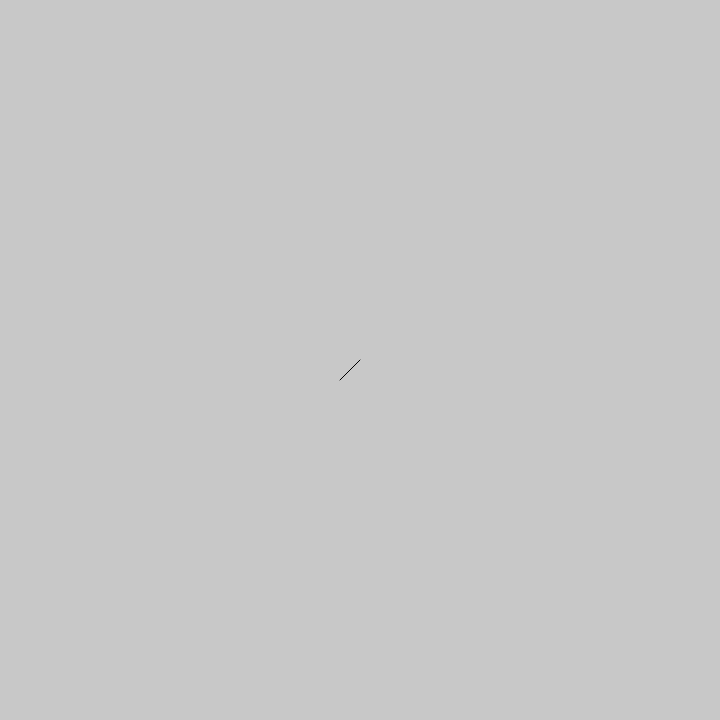
Frame 1 (no input)
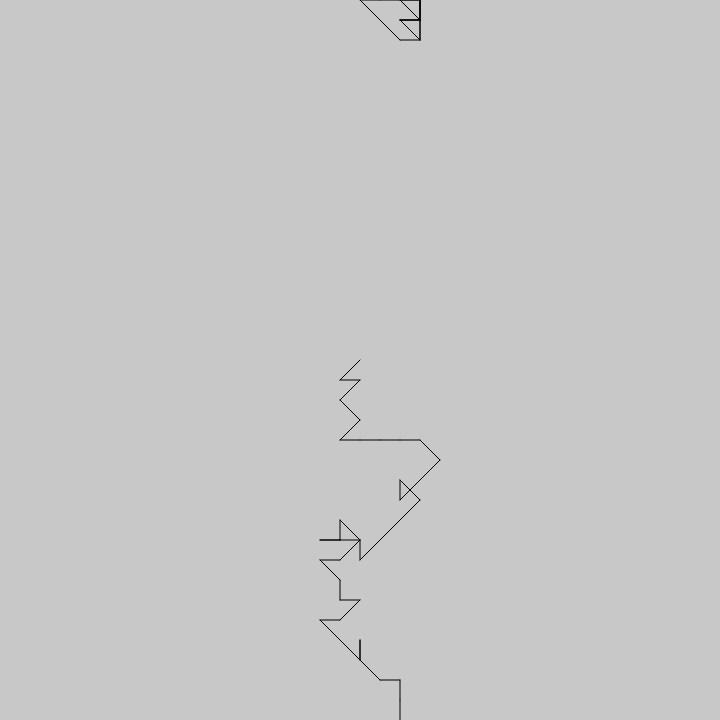
Frame 60 (no input)
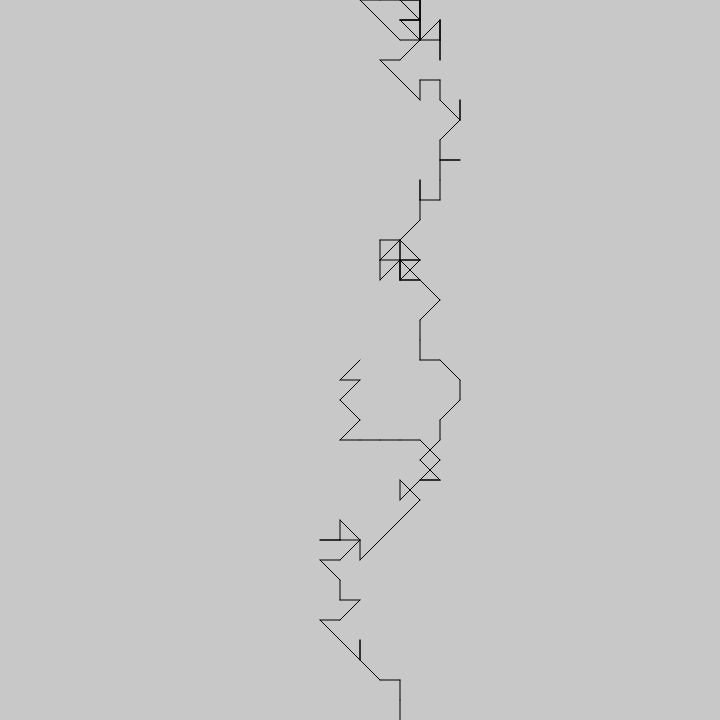
Frame 120 (the mouse pressed at the canvas centre since frame 60)

The p5.js sketch that drew these frames (run headless with seeded random() and noise() and a simulated clock; from frame 60 on, the mouse is pressed at the canvas centre):

// p5.js sketch
// ── sketch.js
let x, y; // Starting position of the drawing
let step = 20; // Length of each line segment

function setup() {
  createCanvas(720, 720);
  background(200);
  x = width / 2; // Start drawing from the center horizontally
  y = height / 2; // Start drawing from the center vertically
}

function draw() {
  let diceRoll = int(random(1, 7)); // Roll a six-sided dice

  // Draw line based on the dice roll
  switch (diceRoll) {
    case 1:
      drawVerticalLine();
      break;
    case 2:
      drawHorizontalLine();
      break;
    case 3:
      drawDiagonalLine();
      break;
    case 4:
      drawVerticalLineToBottom();
      break;
    case 5:
      drawMirroredDiagonalLine();
      break;
    case 6:
      drawHorizontalLineToLeft();
      break;
  }
}

function drawVerticalLine() {
  if (y - step >= 0) { // Check if line goes beyond canvas top
    line(x, y, x, y - step); // Vertical line
    y -= step; // Move up for the next line
  } else {
    y = height; // Start from bottom if hit top
  }
}

function drawHorizontalLine() {
  if (x + step <= width) { // Check if line goes beyond canvas right
    line(x, y, x + step, y); // Horizontal line
    x += step; // Move right for the next line
  } else {
    x = 0; // Start from left if hit right
  }
}

function drawDiagonalLine() {
  if (x + step <= width && y + step <= height) { // Check if line goes beyond canvas
    line(x, y, x + step, y + step); // Diagonal line
    x += step; // Move right
    y += step; // Move down
  } else {
    if (x < width && y < height) {
      x = 0; // Start from left if hit right
      y = 0; // Start from top if hit bottom
    }
  }
}

function drawVerticalLineToBottom() {
  if (y + step <= height) { // Check if line goes beyond canvas bottom
    line(x, y, x, y + step); // Vertical line to bottom
    y += step; // Move down
  } else {
    y = 0; // Start from top if hit bottom
  }
}

function drawMirroredDiagonalLine() {
  if (x - step >= 0 && y + step <= height) { // Check if line goes beyond canvas
    line(x, y, x - step, y + step); // Mirrored diagonal line
    x -= step; // Move left
    y += step; // Move down
  } else {
    if (x > 0 && y < height) {
      x = width; // Start from right if hit left
      y = 0; // Start from top if hit bottom
    }
  }
}

function drawHorizontalLineToLeft() {
  if (x - step >= 0) { // Check if line goes beyond canvas left
    line(x, y, x - step, y); // Horizontal line to left
    x -= step; // Move left
  } else {
    x = width; // Start from right if hit left
  }
}
